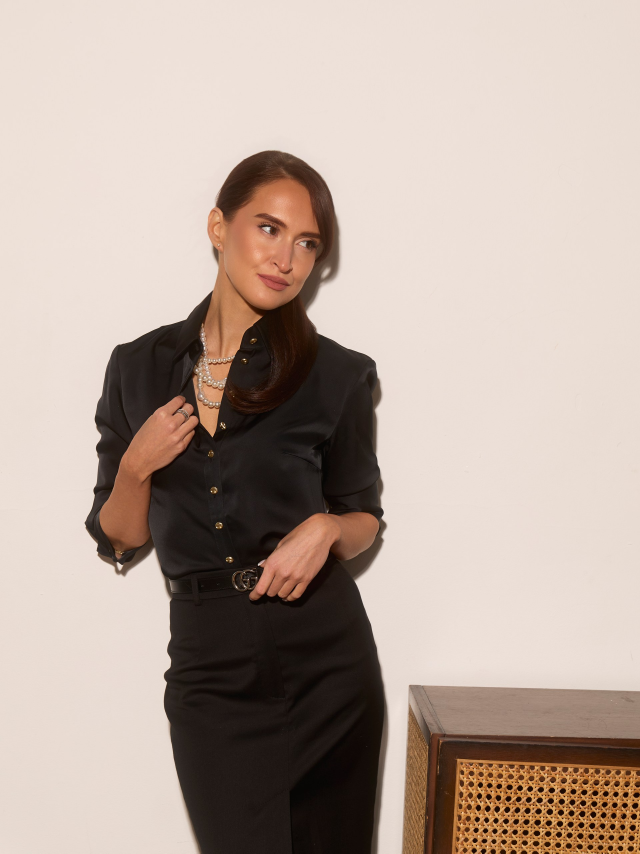
#> input picture stories/src/00_uslugi_cover.jpg, 1920 x 2560 px (shown at 1/3 size)
$ python make_cover.py
#> lines starting #> are read from the running program, lines starting #| are printed output that depends on the picture
### stories/make_stories.py
#!/usr/bin/env python3
"""
Собирает сторис 1080x1920 из фото и текстов (stories.json).

Шрифты на всех слайдах одни: заголовки Yeseva One, текст Raleway. Цвета задаются
индивидуально для каждого слайда в stories.json:
  text     — основной цвет текста
  accent   — цвет заголовка, **выделений** и цены
  overlay  — цвет подложки-градиента под текстом
  alpha    — плотность подложки (0-255)
  placement — "top" | "bottom": у какого края стоит текст
  focus_x / focus_y — какую часть фото оставить при кропе (0..1)

Разметка строк в "lines":
  "# текст"  — заголовок (капс)
  "- текст"  — пункт списка с точкой
  "> текст"  — пункт со стрелкой
  "$ текст"  — строка цены (крупнее, цветом accent)
  "~ текст"  — мелкая строка
  ""         — пустая строка (отступ)
  **слово**  — выделение жирным цветом accent

Запуск: python3 make_stories.py [номер_слайда ...]
"""

import json
import re
import sys
from pathlib import Path

from PIL import Image, ImageDraw, ImageFont, ImageOps

ROOT = Path(__file__).resolve().parent
FONT_DIR = ROOT / "fonts"
W, H = 1080, 1920
MARGIN_X = 84
SAFE_TOP = 250      # верх под аватар/полоски Instagram
SAFE_BOTTOM = 300   # низ под поле «Отправить сообщение»

SIZES = {"title": 70, "body": 42, "price": 50, "small": 35}
LEADING = 1.18


FONTS = {
    "Title": "YesevaOne-400.ttf",   # заголовки
    "Medium": "Raleway-400.ttf",    # основной текст
    "Bold": "Raleway-600.ttf",      # выделения и цены
}


def font(weight, size):
    return ImageFont.truetype(str(FONT_DIR / FONTS[weight]), size)


SYMBOLS = {"→", "•"}  # рисуются шрифтом DejaVu: одинаково в любом шрифте
ARROW_FONT = "/usr/share/fonts/truetype/dejavu/DejaVuSans.ttf"  # одинаковая стрелка во всех шрифтах


def arrow_font(f):
    return ImageFont.truetype(ARROW_FONT, int(f.size * 0.85))


def word_len(word, f):
    return arrow_font(f).getlength(word) if word in SYMBOLS else f.getlength(word)


def draw_word(d, xy, word, f, fill):
    if word in SYMBOLS:
        af = arrow_font(f)
        # выравниваем символ по высоте строчных букв основного шрифта
        dy = (f.getbbox("х")[1] + f.getbbox("х")[3]) / 2 - (af.getbbox(word)[1] + af.getbbox(word)[3]) / 2
        d.text((xy[0], xy[1] + dy), word, font=af, fill=fill)
    else:
        d.text(xy, word, font=f, fill=fill)


def rgb(h):
    h = h.lstrip("#")
    return tuple(int(h[i:i + 2], 16) for i in (0, 2, 4))


def cover(img, fx, fy):
    img = ImageOps.exif_transpose(img).convert("RGB")
    s = max(W / img.width, H / img.height)
    img = img.resize((round(img.width * s), round(img.height * s)), Image.LANCZOS)
    left = round((img.width - W) * fx)
    top = round((img.height - H) * fy)
    return img.crop((left, top, left + W, top + H))


def parse(line):
    """-> (kind, prefix, text)"""
    for mark, kind, prefix in (("# ", "title", ""), ("- ", "body", "•"),
                               ("> ", "body", "→"), ("$ ", "price", ""),
                               ("~ ", "small", "")):
        if line.startswith(mark):
            return kind, prefix, line[len(mark):]
    return "body", "", line


def tokens(text, upper=False):
    """Слова с флагом выделения. **фраза из слов** выделяется целиком."""
    out = []
    for i, part in enumerate(re.split(r"\*\*", text)):
        if upper:
            part = part.upper()
        for w in part.split():
            out.append((w, i % 2 == 1))
    return out


def layout(lines, scale):
    """Раскладывает текст по строкам. Возвращает список строк для отрисовки
    и итоговую высоту блока."""
    rows = []
    y = 0
    maxw = W - 2 * MARGIN_X
    for raw in lines:
        if raw.strip() == "":
            y += int(SIZES["body"] * scale * 0.55)
            continue
        kind, prefix, text = parse(raw)
        size = int(SIZES[kind] * scale)
        weight_n = {"title": "Title", "price": "Bold"}.get(kind, "Medium")
        weight_b = "Title" if kind == "title" else "Bold"
        fn, fb = font(weight_n, size), font(weight_b, size)
        # заголовок: если самое длинное слово не влезает — уменьшаем кегль
        if kind == "title":
            longest = max(text.upper().split(), key=fn.getlength)
            while fn.getlength(longest) > maxw:
                size -= 2
                fn, fb = font(weight_n, size), font(weight_b, size)
        indent = 0
        if prefix:
            indent = int(word_len(prefix, fn) + fn.getlength(" "))
        toks = tokens(text, upper=(kind == "title"))
        cur, curw = [], 0
        space = fn.getlength(" ")
        first = True
        lines_out = []
        for word, hl in toks:
            ww = word_len(word, fb if hl else fn)
            avail = maxw - indent
            add = ww if not cur else curw + space + ww
            if cur and add > avail:
                lines_out.append(cur)
                cur, curw = [(word, hl, ww)], ww
            else:
                cur.append((word, hl, ww))
                curw = add
        if cur:
            lines_out.append(cur)
        lh = int(size * LEADING)
        for j, ln in enumerate(lines_out):
            rows.append(dict(y=y, kind=kind, size=size, fn=fn, fb=fb,
                             prefix=prefix if j == 0 else "", indent=indent,
                             words=ln, space=space))
            y += lh
        if kind == "title":
            y += int(size * 0.25)
    return rows, y


def gradient(placement, text_top, text_bottom, color, alpha):
    """Подложка: плотная под текстом, мягко растворяется к фото."""
    mask = Image.new("L", (1, H), 0)
    px = mask.load()
    fade = 380
    for y in range(H):
        if placement == "top":
            solid_to = text_bottom + 40
            if y <= solid_to:
                a = 1.0
            else:
                a = max(0.0, 1 - (y - solid_to) / fade)
        else:
            solid_from = text_top - 40
            if y >= solid_from:
                a = 1.0
            else:
                a = max(0.0, 1 - (solid_from - y) / fade)
        px[0, y] = int(alpha * (a ** 1.4))
    mask = mask.resize((W, H))
    layer = Image.new("RGBA", (W, H), (*rgb(color), 255))
    layer.putalpha(mask)
    return layer


def render(slide, out_path):
    img = cover(Image.open(ROOT / slide["image"]),
                slide.get("focus_x", 0.5), slide.get("focus_y", 0.5))
#> in cover, img is the input picture: PIL image 1920x2560 RGB; mean R, G, B 183.7, 166.9, 156.6
#> in cover, `return img.crop((left, top, left + W, top + H))`:
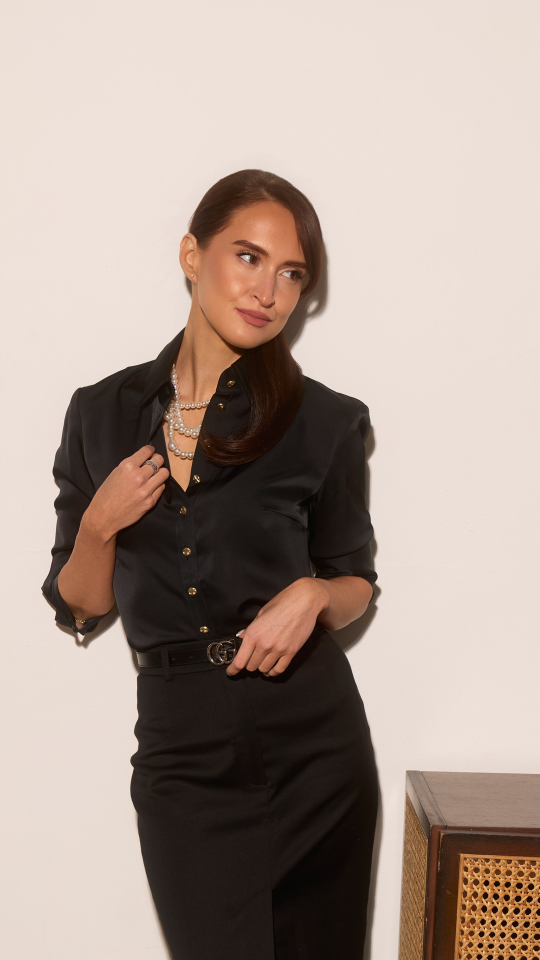
#> returned value: PIL image 1080x1920 RGB (shown at 1/2 size); mean R, G, B 170.9, 154.2, 144.5
    placement = slide.get("placement", "bottom")
    avail = H - SAFE_TOP - SAFE_BOTTOM
    scale = slide.get("scale", 1.0)
    rows, block_h = layout(slide["lines"], scale)
    while block_h > avail and scale > 0.6:
        scale -= 0.03
        rows, block_h = layout(slide["lines"], scale)

    top = SAFE_TOP if placement == "top" else H - SAFE_BOTTOM - block_h
    top += slide.get("offset_y", 0)

    if slide.get("alpha", 0) > 0:
        g = gradient(placement, top, top + block_h, slide["overlay"], slide["alpha"])
#> in gradient, `mask = mask.resize((W, H))`:
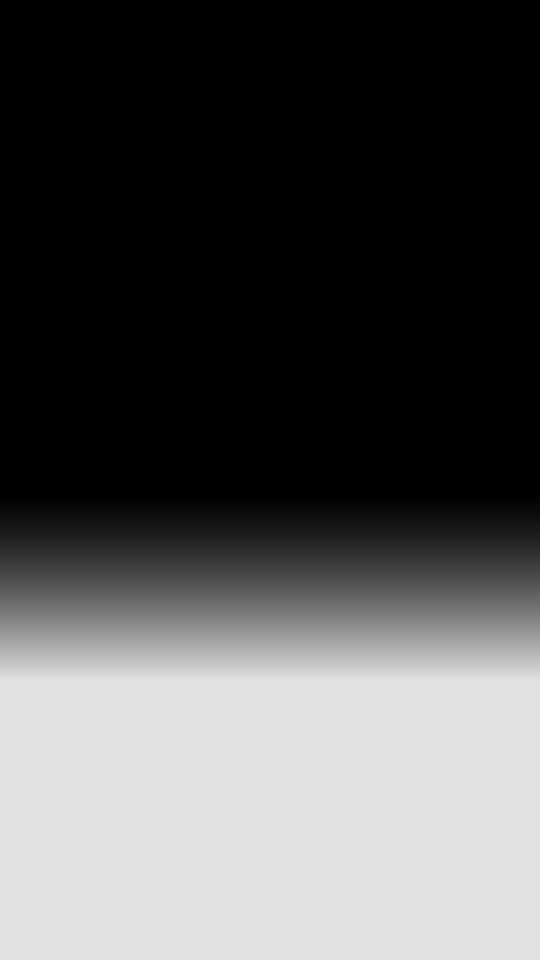
#> mask: PIL image 1080x1920 L (shown at 1/2 size); min 0, max 225, mean 84
#> in gradient, `layer = Image.new("RGBA", (W, H), (*rgb(color), 255))`:
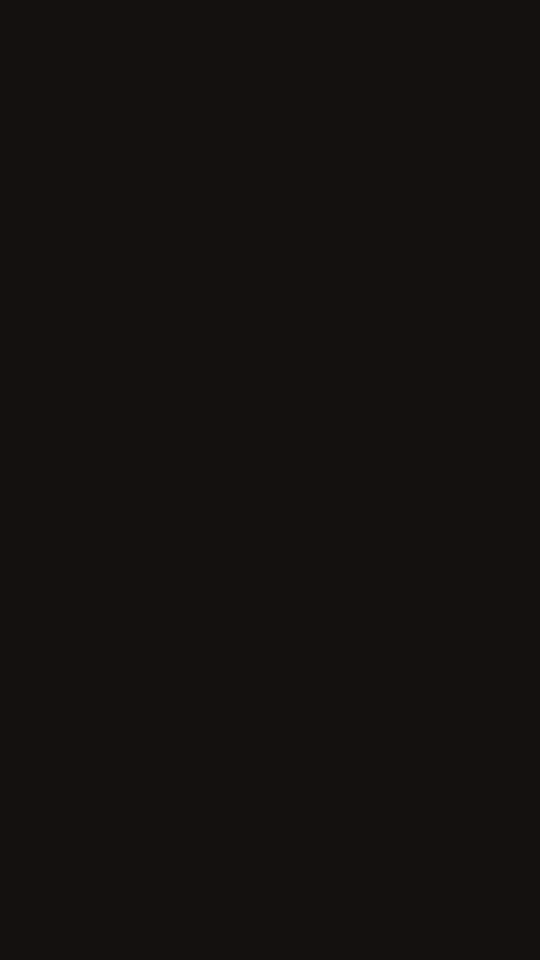
#> layer: PIL image 1080x1920 RGBA (shown at 1/2 size); mean R, G, B, A 20, 17, 15, 255
#> in gradient, `layer.putalpha(mask)`:
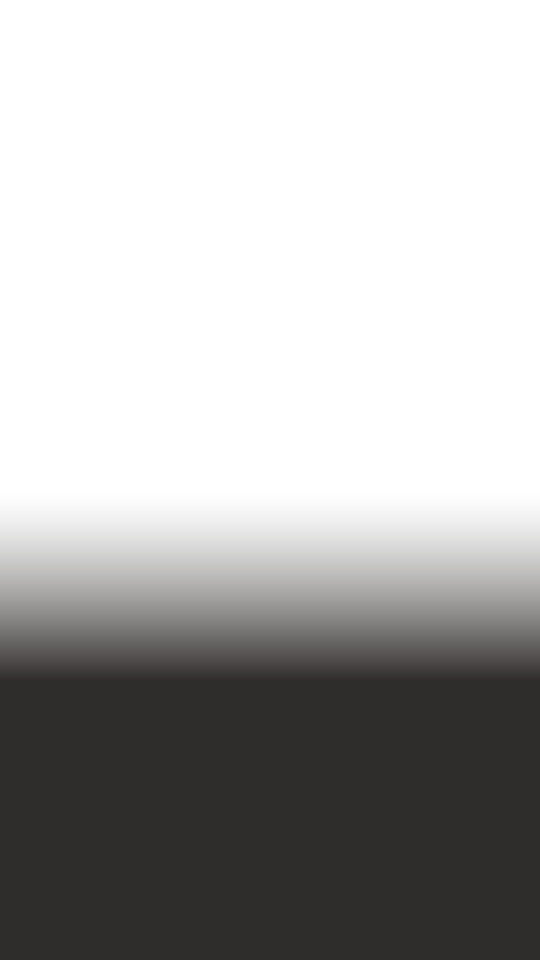
#> layer: PIL image 1080x1920 RGBA (shown at 1/2 size); mean R, G, B, A 20, 17, 15, 84; transparent parts drawn white
        base = img.convert("RGBA")
        base.alpha_composite(g)
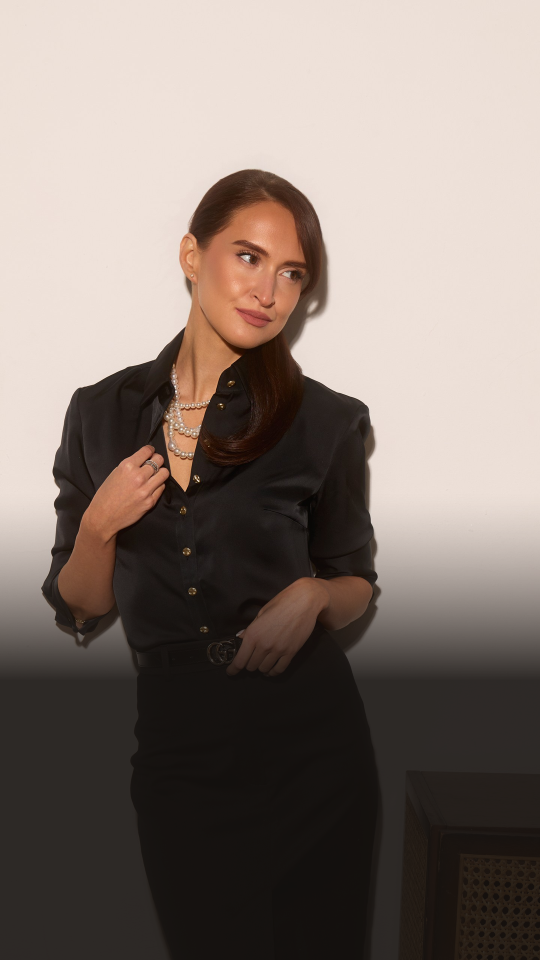
#> base: PIL image 1080x1920 RGBA (shown at 1/2 size); mean R, G, B, A 133.2, 120.8, 113.6, 255
        img = base.convert("RGB")
#> img: PIL image 1080x1920 RGB

    d = ImageDraw.Draw(img)
    text_c, accent_c = rgb(slide["text"]), rgb(slide.get("accent", slide["text"]))
    for r in rows:
        y = top + r["y"]
        x = MARGIN_X
        base_c = accent_c if r["kind"] in ("title", "price") else text_c
        if r["prefix"]:
            draw_word(d, (x, y), r["prefix"], r["fn"], accent_c)
        x += r["indent"]
        for word, hl, ww in r["words"]:
            draw_word(d, (x, y), word, r["fb"] if hl else r["fn"],
                      accent_c if hl else base_c)
            x += ww + r["space"]
    img.save(out_path, "JPEG", quality=93)
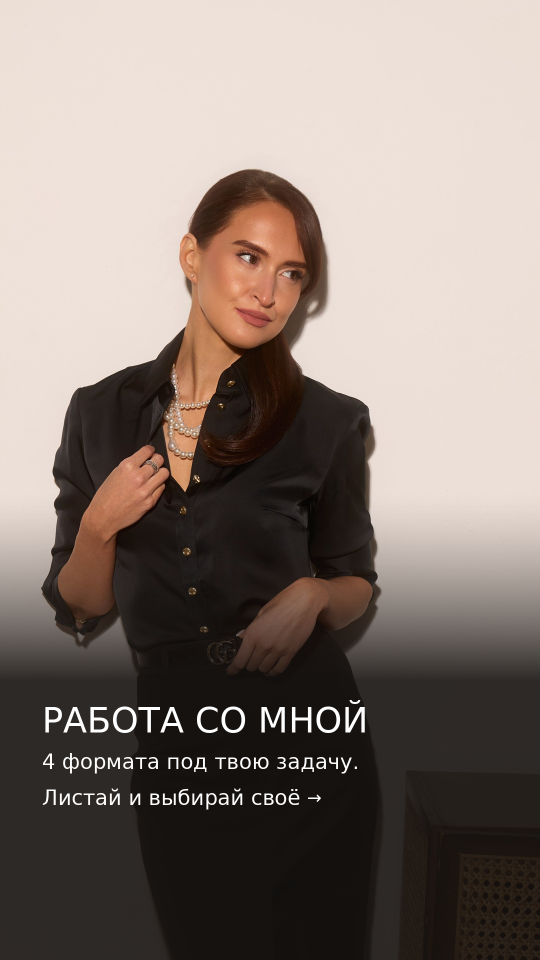
#> saved as story_00_cover.jpg: PIL image 1080x1920 RGB (shown at 1/2 size); mean R, G, B 135.4, 123, 115.8


# [11 lines left out: function main, not called in this run]


# [2 lines that do not run on import are left out]

### stories/make_cover.py
#!/usr/bin/env python3
"""Обложка-вступление к сторис об услугах (тот же стиль, что make_stories.py)."""
from pathlib import Path
from make_stories import render, ROOT

SLIDE = {
    "image": "src/00_uslugi_cover.jpg",
    "focus_x": 0.3, "placement": "bottom",
    "overlay": "#14110F", "alpha": 225, "text": "#FFFFFF", "accent": "#FFFFFF",
    "lines": [
        "# Работа со мной",
        "4 формата под твою задачу.",
        "",
        "**Листай и выбирай своё →**",
    ],
}

if __name__ == "__main__":
    out = ROOT / "output" / "story_00_cover.jpg"
    render(SLIDE, out)
    print("OK", out)
